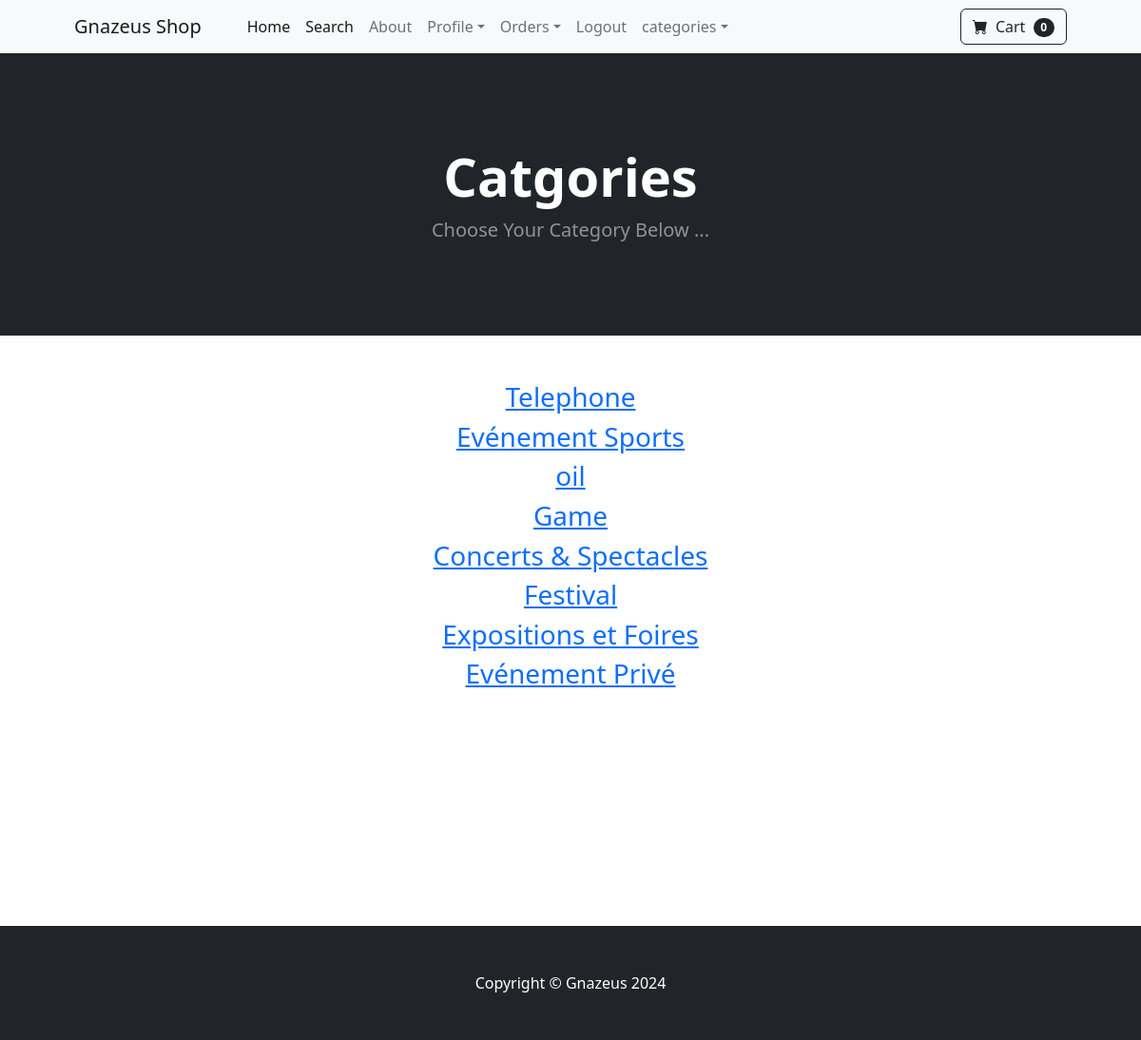
/category_summary/ (signed in), run on the app's committed database.
### store/models.py (models this page shows)
class Category(models.Model):
    name = models.CharField(max_length=50)
    def __str__(self):
        return self.name

### store/views.py (the view)
# urls.py: path('category_summary/', views.category_summary, name='category_summary' ),
def category_summary(request):
    categories = Category.objects.all()
    return render(request,'category_summary.html',{ "categories":categories})

### cart/cart.py (called while the page is built)
    def __len__(self):
        return len(self.cart)

### cart/context_processors.py (called while the page is built)
def cart(request):
    return {'cart': Cart(request)}

### store/templates/category_summary.html
{% extends 'base.html' %}
{% block content %}
<header class="bg-dark py-5">
   <div class="container px-4 px-lg-5 my-5">
       <div class="text-center text-white">
           <h1 class="display-4 fw-bolder">Catgories</h1>
           <p class="lead fw-normal text-white-50 mb-0">Choose Your Category Below ...</p>
       </div>
   </div>
</header>
<div class="container">
   <div class="row">
       <center>
           <div class="=col-8">
               <br/><br/>
               {% for category in categories %}
               <h3><a href="{% url 'category' category %}">{{ category }}
               </a></h3>
               {% endfor %}
               <br/><br/><br/><br/><br/><br/><br/><br/>
               <br/><br/>
           </div>
       </center>
   </div>
</div>
{% endblock %}

### data on the page
Category: name "Telephone"
Category: name "Evénement Sports"
Category: name "oil"
Category: name "Game"
Category: name "Concerts & Spectacles"
Category: name "Festival"
Category: name "Expositions et Foires"
Category: name "Evénement Privé"

### other printed values
{{ cart| length }} "0"
